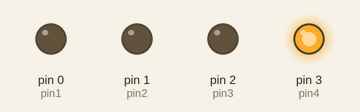
A sketch run on a simulated Arduino Uno, built with avr-gcc and run on an emulated ATmega328P. Shown: output pins drawn as LEDs (lit = HIGH).

Above: at 0.5 s.
At 2.5 s:
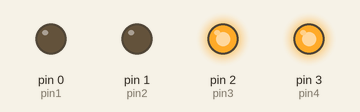
At 4.5 s:
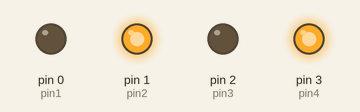
At 9.5 s:
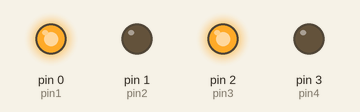
At 13.5 s:
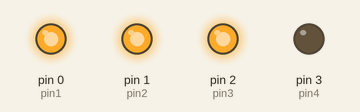
At 18.5 s:
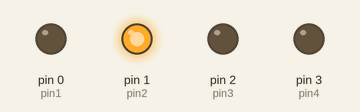
Timing chart, 0 to 19.5 s (numbered marks = the images above):
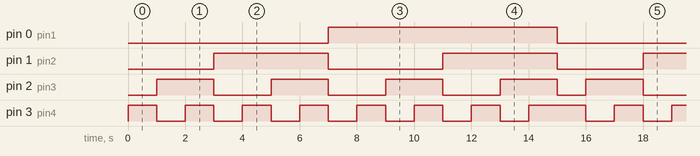

Measured:
- by itself, pin 0 (pin1): alternates HIGH for 8.0 s and LOW for 7.0 s
- by itself, pin 1 (pin2): repeats every 15.0 s: LOW 4.0 s, HIGH 4.0 s, LOW 3.0 s, HIGH 4.0 s
- by itself, pin 2 (pin3): repeats every 15.0 s: 3 × (LOW 2.0 s, HIGH 2.0 s), LOW 1.0 s, HIGH 2.0 s
- by itself, pin 3 (pin4): repeats every 15.0 s: 6 × (LOW 1.0 s, HIGH 1.0 s), LOW 1.0 s, HIGH 2.0 s

The sketch:

05-LED-Binary-Counter.ino
```cpp
int pin1 = 0;
int pin2 = 1;
int pin3 = 2;
int pin4 = 3;
int delayTime = 1000;

void setup() {
  // put your setup code here, to run once:
  pinMode(pin1, OUTPUT);
  pinMode(pin2, OUTPUT);
  pinMode(pin3, OUTPUT);
  pinMode(pin4, OUTPUT);
}

void loop() {
  // put your main code here, to run repeatedly:
  // 1
  digitalWrite(pin1, LOW);
  digitalWrite(pin2, LOW);
  digitalWrite(pin3, LOW);
  digitalWrite(pin4, HIGH);
  delay(delayTime);

  // 2
  digitalWrite(pin1, LOW);
  digitalWrite(pin2, LOW);
  digitalWrite(pin3, HIGH);
  digitalWrite(pin4, LOW);
  delay(delayTime);

  // 3
  digitalWrite(pin1, LOW);
  digitalWrite(pin2, LOW);
  digitalWrite(pin3, HIGH);
  digitalWrite(pin4, HIGH);
  delay(delayTime);

  // 4
  digitalWrite(pin1, LOW);
  digitalWrite(pin2, HIGH);
  digitalWrite(pin3, LOW);
  digitalWrite(pin4, LOW);
  delay(delayTime);

  // 5
  digitalWrite(pin1, LOW);
  digitalWrite(pin2, HIGH);
  digitalWrite(pin3, LOW);
  digitalWrite(pin4, HIGH);
  delay(delayTime);

  // 6
  digitalWrite(pin1, LOW);
  digitalWrite(pin2, HIGH);
  digitalWrite(pin3, HIGH);
  digitalWrite(pin4, LOW);
  delay(delayTime);

  // 7
  digitalWrite(pin1, LOW);
  digitalWrite(pin2, HIGH);
  digitalWrite(pin3, HIGH);
  digitalWrite(pin4, HIGH);
  delay(delayTime);

  // 8
  digitalWrite(pin1, HIGH);
  digitalWrite(pin2, LOW);
  digitalWrite(pin3, LOW);
  digitalWrite(pin4, LOW);
  delay(delayTime);

  // 9
  digitalWrite(pin1, HIGH);
  digitalWrite(pin2, LOW);
  digitalWrite(pin3, LOW);
  digitalWrite(pin4, HIGH);
  delay(delayTime);

  // 10
  digitalWrite(pin1, HIGH);
  digitalWrite(pin2, LOW);
  digitalWrite(pin3, HIGH);
  digitalWrite(pin4, LOW);
  delay(delayTime);

  // 11
  digitalWrite(pin1, HIGH);
  digitalWrite(pin2, LOW);
  digitalWrite(pin3, HIGH);
  digitalWrite(pin4, HIGH);
  delay(delayTime);

  // 12
  digitalWrite(pin1, HIGH);
  digitalWrite(pin2, HIGH);
  digitalWrite(pin3, LOW);
  digitalWrite(pin4, LOW);
  delay(delayTime);

  // 13
  digitalWrite(pin1, HIGH);
  digitalWrite(pin2, HIGH);
  digitalWrite(pin3, LOW);
  digitalWrite(pin4, HIGH);
  delay(delayTime);

  // 14
  digitalWrite(pin1, HIGH);
  digitalWrite(pin2, HIGH);
  digitalWrite(pin3, HIGH);
  digitalWrite(pin4, LOW);
  delay(delayTime);

  // 15
  digitalWrite(pin1, HIGH);
  digitalWrite(pin2, HIGH);
  digitalWrite(pin3, HIGH);
  digitalWrite(pin4, HIGH);
  delay(delayTime);
}
```
